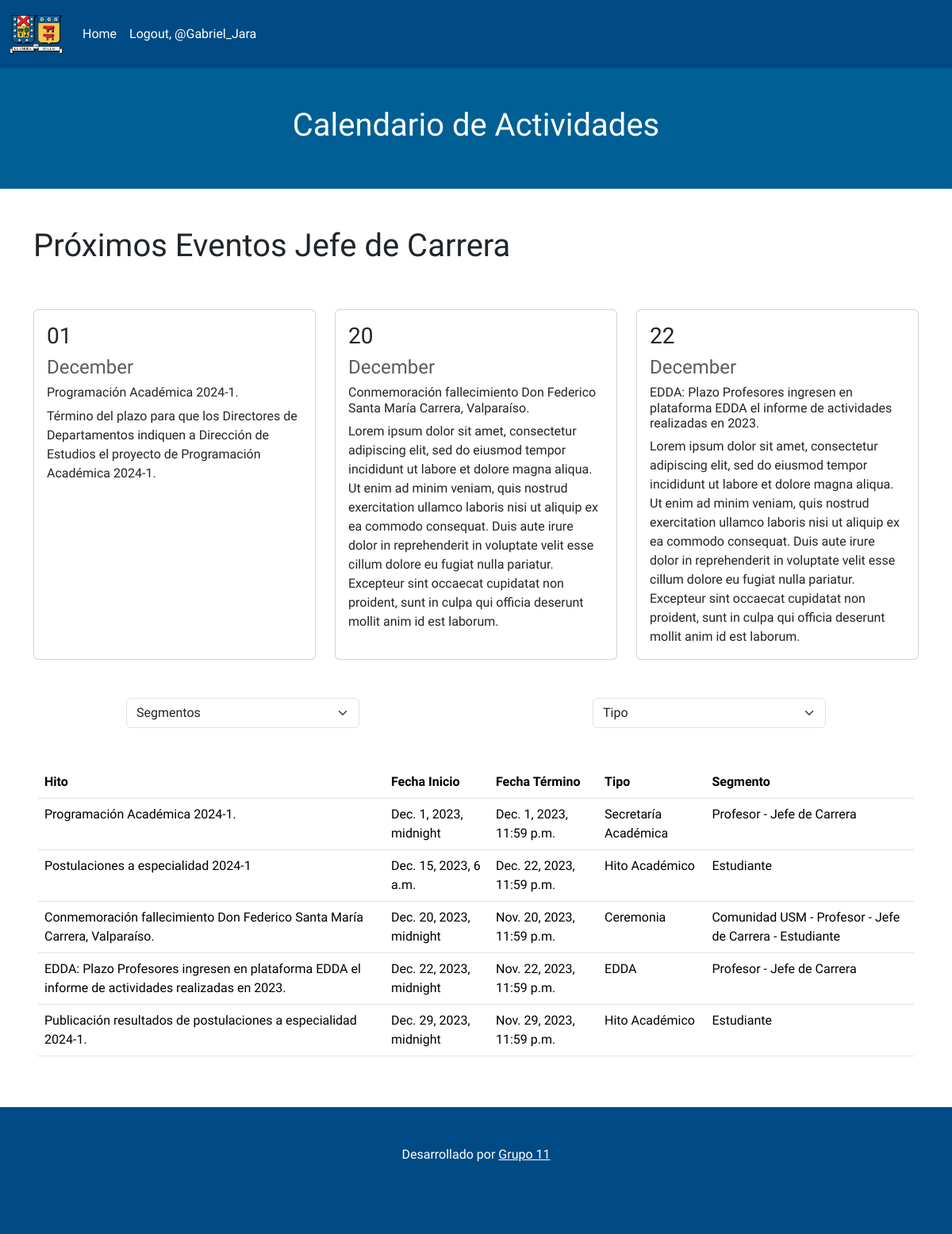
The app's page / (signed in) with its own data.
### core/models.py (models this page shows, shortened)
class TipoUsuario(AbstractUser):
    tipo_cuenta = models.ForeignKey(Segmento, on_delete=models.CASCADE, null=True)

class Segmento(models.Model):
    id = models.BigAutoField(primary_key=True)
    nombre = models.CharField(max_length=50)
    def __str__(self) -> str:
        return self.nombre

class Evento(models.Model):
    TIPO_CHOICES = [
        ("VA","Vacaciones"),
        ("FE","Feriado"),
        ("SS", "Suspensión de actividades"),
        ("SP", "Suspensión de actividades PM"),
        ("PL", "Periodo Lectivo"),
        ("SE", "Suspensión de evaluaciones"),
        ("CE", "Ceremonia"),
        ("ED", "EDDA"),
        ("EV", "Evaluación"),
        ("AY", "Ayudantías"),
        ("HA", "Hito Académico"),
        ("SA", "Secretaría Académica"),
        ("OA", "OAI"),
    ]
    id = models.BigAutoField(primary_key=True)
    fechaInicio = models.DateTimeField(auto_now_add=False)
    fechaTermino = models.DateTimeField(auto_now_add=False)
    titulo = models.CharField(max_length=100)
    descripcion = models.TextField()
    tipo = models.CharField(max_length=2, choices=TIPO_CHOICES)
    segmento = models.ManyToManyField(Segmento)

### core/views.py (the view, shortened to what this page needs)
# urls.py: 2. Add a URL to urlpatterns:  path('', views.home, name='home')
def home(request):
    title = "Home"
    segmentos = Segmento.objects.all()
    segmento_seleccionado = request.GET.get("segmento")
    tipos = Evento.TIPO_CHOICES
    tipo_seleccionado = request.GET.get("tipo")
    segmento_usuario = None
    username = 'Anónimo'
    eventos_segmento = None
    fecha_usuario = timezone.now()
    segmento_dev = None
    if request.user.is_authenticated:
        if (str(request.user.tipo_cuenta)== 'Developer'):
            segmento_dev = request.user.tipo_cuenta
        username = request.user.username
        if (str(request.user.tipo_cuenta)== 'Jefe de Carrera' or str(request.user.tipo_cuenta) == 'Profesor'):
            segmento_usuario = request.user.tipo_cuenta
            eventos_segmento = Evento.objects.filter(segmento=segmento_usuario, fechaInicio__gte=timezone.now()).order_by('fechaInicio')[:3]
    if (segmento_seleccionado == 'Todos' or segmento_seleccionado is None) and (tipo_seleccionado == 'Todos' or tipo_seleccionado is None):
        eventos = Evento.objects.filter(fechaInicio__gte=timezone.now()).order_by('fechaInicio')
    data = {
        "title": title,
        "eventos": eventos,
        "segmentos" :segmentos,
        "tipos": tipos,
        "segmento_seleccionado": segmento_seleccionado,
        "tipo_seleccionado": tipo_seleccionado,
        "segmento_usuario": segmento_usuario,
        "username": username,
        "eventos_segmento": eventos_segmento,
        "fecha_usuario": fecha_usuario,
        'segmento_dev': segmento_dev
    }
    return render(request, 'core/home.html', data)

### core/templates/core/home.html (shortened to what this page needs)
{% extends 'core/base.html' %}
{% block content %}
{% load static %}
{% include 'core/calendario.html' %}
{% if segmento_usuario != None %}
  {% include 'core/vistaSegmento.html' %}
{% endif %}
<div class="row my-5">
    <form method="GET" action="{% url 'home' %}" class="d-md-flex justify-content-around">
      <div class="col-md-3 col">
        <select class="form-select" name="segmento" onchange="this.form.submit()">
          <option value="Todos"
                  >
                Segmentos
          </option>
        </select>
      </div>
      <div class="col-md-3 col">
        <select class="form-select" name="tipo" onchange="this.form.submit()">
          <option value="Todos"
                    >
                  Tipo
            </option>
        </select>
      </div>
    </form>
</div>
<div class="row my-5 px-5" id="tabla">
  <table class="table">
    <thead>
      <tr>
        <th scope="col">Hito</th>
        <th scope="col">Fecha Inicio</th>
        <th scope="col">Fecha Término</th>
        <th scope="col">Tipo</th>
        <th scope="col">Segmento</th>
      </tr>
    </thead>
    <tbody>
      {% for evento in eventos %}
        <tr>
            <td>{{ evento.titulo }}</td>
            <td>{{ evento.fechaInicio }}</td>
            <td>{{ evento.fechaTermino}}</td>
            <td>{{ evento.get_tipo_display }}</td>
            <td>
              {% for segmento in evento.segmento.all %}
                {{ segmento.nombre }}
                {% if not forloop.last %}-{% endif %}
              {% endfor %}
            </td>
        </tr>
      {% endfor %}
    </tbody>
  </table>
</div>
{% endblock %}

### core/templates/core/base.html (shortened to what this page needs)
{% load static %}
<!doctype html>
<html lang="en">
  <head>
    <link href="https://cdn.jsdelivr.net/npm/bootstrap@5.3.2/dist/css/bootstrap.min.css" rel="stylesheet">
    <link href='https://cdn.jsdelivr.net/npm/bootstrap-icons@1.8.1/font/bootstrap-icons.css' rel='stylesheet'>
    <link rel="stylesheet" href="{% static 'core/css/styles.css' %}">
  </head>
  <body>
    <div class="container-fluid">
      <div class="row">
        <nav class="navbar navbar-expand-lg" style="background: #004B85;">
            <div class="container-fluid">
              <a class="navbar-brand" href="{% url 'home' %}">
                <img src="{% static 'core/img/Logo_UTFSM.png' %}" class="img-fluid" style="max-height: 60px;" alt="">
              </a>
              <div class="collapse navbar-collapse" id="navbarNavAltMarkup">
                <div class="navbar-nav">
                  <a class="nav-link text-white" aria-current="page" href="{% url 'home' %}">Home</a>
                  {% if user.is_authenticated %}
                    <a class="nav-link text-white" href="logout">Logout, {{username}}</a>
                  {% else %}
                    <a class="nav-link text-white" href="{% url 'login' %}">Login</a>
                  {% endif %}
                </div>
              </div>
            </div>
          </nav>
      </div>
        {% block content %}
        {% endblock %}
    </div>
    <footer style="height: 20vh; width: 100%; background: #004B85;">
      <div class="d-flex align-items-center flex-column mb-3 p-5 text-white">
          <p id="dev">Desarrollado por <a class="text-white" href="https://github.com/etha44a4n/CER3-GRUPO11" target="_blank">Grupo 11</a></p>
      </div>
    </footer>
  </body>
</html>

### core/templates/core/vistaSegmento.html
<div class="container">
  <div class="row py-5">
    <div class="col">
      <h1>Próximos Eventos {{segmento_usuario}}</h1>
    </div>
  </div>
  <div class="row row-cols-1 row-cols-md-3 g-4">
    {% for evento in eventos_segmento %}
      <div class="col">
        <div class="card h-100">
          <div class="card-body">
            <h3 class="card-title">{{evento.fechaInicio|date:"d"}}</h3>
            <h4 class="card-title text-body-secondary">{{evento.fechaInicio|date:"F"}}</h4>
            <h6 class="card-text">{{evento.titulo}}</h6>
            <p class="card-text">{{evento.descripcion}}</p>
          </div>
        </div>
      </div>
      {% endfor %}
    </div>
</div>

### core/static/core/css/styles.css (style rules this page uses)
body { font-family: 'Montserrat', sans-serif; font-family: 'Raleway', sans-serif; font-family: 'Roboto Condensed', sans-serif; font-family: 'Staatliches', sans-serif; }

### records on screen
TipoUsuario: username "@Gabriel_Jara"
Segmento: nombre "Jefe de Carrera"
Evento: fechaInicio "01", fechaInicio "December", titulo "Programación Académica 2024-1.", descripcion "Término del plazo para que los Directores de Departamentos indiquen a Dirección de Estudios el proyecto de Programación Académica 2024-1.", fechaInicio "Dec. 1, 2023, midnight", fechaTermino "Dec. 1, 2023, 11:59 p.m.", tipo "Secretaría Académica"
Evento: fechaInicio "20", fechaInicio "December", titulo "Conmemoración fallecimiento Don Federico Santa María Carrera, Valparaíso.", descripcion "Lorem ipsum dolor sit amet, consectetur adipiscing elit, sed do eiusmod tempor incididunt ut labore et dolore magna aliqua. Ut enim ad minim veniam, quis nostrud exercitation ullamco laboris nisi ut aliquip ex ea commodo consequat. Duis aute irure dolor in reprehenderit in voluptate velit esse cillum dolore eu fugiat nulla pariatur. Excepteur sint occaecat cupidatat non proident, sunt in culpa qui officia deserunt mollit anim id est laborum.", fechaInicio "Dec. 20, 2023, midnight", fechaTermino "Nov. 20, 2023, 11:59 p.m.", tipo "Ceremonia"
Evento: fechaInicio "22", fechaInicio "December", titulo "EDDA: Plazo Profesores ingresen en plataforma EDDA el informe de actividades realizadas en 2023.", descripcion "Lorem ipsum dolor sit amet, consectetur adipiscing elit, sed do eiusmod tempor incididunt ut labore et dolore magna aliqua. Ut enim ad minim veniam, quis nostrud exercitation ullamco laboris nisi ut aliquip ex ea commodo consequat. Duis aute irure dolor in reprehenderit in voluptate velit esse cillum dolore eu fugiat nulla pariatur. Excepteur sint occaecat cupidatat non proident, sunt in culpa qui officia deserunt mollit anim id est laborum.", fechaInicio "Dec. 22, 2023, midnight", fechaTermino "Nov. 22, 2023, 11:59 p.m.", tipo "EDDA"
Segmento: nombre "Profesor"
Evento: titulo "Postulaciones a especialidad 2024-1", fechaInicio "Dec. 15, 2023, 6 a.m.", fechaTermino "Dec. 22, 2023, 11:59 p.m.", tipo "Hito Académico"
Segmento: nombre "Estudiante"
Segmento: nombre "Comunidad USM"
Evento: titulo "Publicación resultados de postulaciones a especialidad 2024-1.", fechaInicio "Dec. 29, 2023, midnight", fechaTermino "Nov. 29, 2023, 11:59 p.m.", tipo "Hito Académico"
